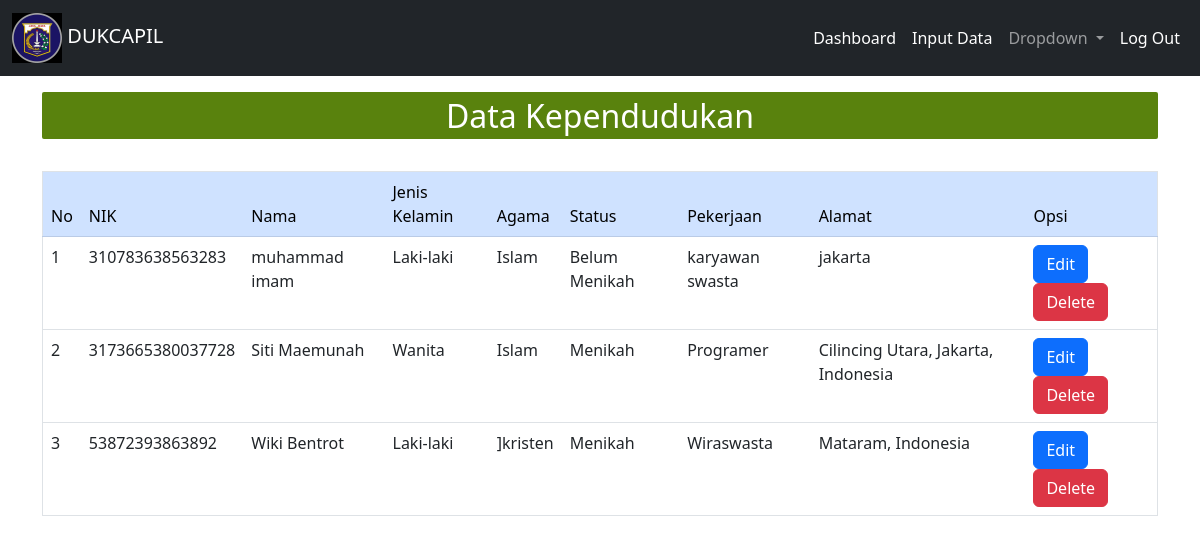
The page /view.php on the database its author committed.
### tables this page shows
CREATE TABLE `dt_penduduk` (
  `nik` varchar(16) NOT NULL,
  `nama` varchar(30) NOT NULL,
  `jenis_kelamin` varchar(10) NOT NULL,
  `agama` varchar(20) NOT NULL,
  `status` varchar(15) NOT NULL,
  `pekerjaan` varchar(20) NOT NULL,
  `alamat` varchar(50) NOT NULL
);

### view.php (the view, shortened to what this page needs)
<!DOCTYPE html>
<html lang="en">
<head>
    <link rel="stylesheet" href="css/bootstrap.min.css" />
</head>
<body>
    <nav class="navbar navbar-expand-lg navbar-dark bg-dark">
        <div class="container-fluid">
            <a class="navbar-brand" href="https://dukcapil.kemendagri.go.id/">
                <img src="img/logocapil.jpg" width="10%"> DUKCAPIL </a>
            <div class="collapse navbar-collapse" id="navbarSupportedContent">
                <ul class="navbar-nav ms-auto mb-2 mb-lg-0">
                    <li class="nav-item">
                        <a class="nav-link active" aria-current="page" href="admin.php">Dashboard</a>
                    </li>
                    <li class="nav-item">
                        <a class="nav-link active" href=" form_input.php">Input Data</a>
                    </li>
                    <li class="nav-item dropdown">
                        <a class="nav-link dropdown-toggle" href="#" role="button" data-bs-toggle="dropdown"
                            aria-expanded="false">
                            Dropdown
                        </a>
                    </li>
                    <li class="nav-item">
                        <a class="nav-link active" href="logout.php">Log Out</a>
                    </li>
                </ul>
            </div>
        </div>
    </nav>
    <div class="container mt-3">
        <h2 style="padding:0.4% 0.8%; background-color: #59820d;
    color:#fff; border-radius: 2px; text-decoration:none" class="text-center">Data Kependudukan</h2><br>
        <table class="table table-hover " border="1" cellspacing="0" width="50%">
            <thead>
                <tr class="table-primary">
                    <td>No</td>
                    <td>NIK</td>
                    <td>Nama</td>
                    <td>Jenis Kelamin</td>
                    <td>Agama</td>
                    <td>Status</td>
                    <td>Pekerjaan</td>
                    <td>Alamat</td>
                    <td>Opsi</td>
                </tr>
            </thead>
            <tbody>
                <?php
                include 'koneksi.php';
                $no = 1;
                $select = mysqli_query($koneksi, "Select * FROM dt_penduduk");
                while ($hasil = mysqli_fetch_array($select)) { ?>
                <tr>
                    <td><?php echo $no++ ?> </td>
                    <td><?php echo $hasil['nik'] ?></td>
                    <td><?php echo $hasil['nama'] ?></td>
                    <td><?php echo $hasil['jenis_kelamin'] ?></td>
                    <td><?php echo $hasil['agama'] ?></td>
                    <td><?php echo $hasil['status'] ?></td>
                    <td><?php echo $hasil['pekerjaan'] ?></td>
                    <td><?php echo $hasil['alamat'] ?></td>
                    <td>
                        <a type='button' class='btn btn-primary'
                            href="form_edit.php?nik=<?php echo $hasil['nik'] ?> ">Edit</a>
                        <a type='button' class='btn btn-danger'
                            href="delete.php?nik=<?php echo $hasil['nik'] ?>">Delete</a>
                    </td>
                </tr>
                <?php } ?>
            </tbody>
        </table>
    </div>
</body>
</html>

### rows shown on the page
dt_penduduk: nik "310783638563283", nama "muhammad imam", jenis_kelamin "Laki-laki", agama "Islam", status "Belum Menikah", pekerjaan "karyawan swasta", alamat "jakarta"
dt_penduduk: nik "3173665380037728", nama "Siti Maemunah", jenis_kelamin "Wanita", agama "Islam", status "Menikah", pekerjaan "Programer", alamat "Cilincing Utara, Jakarta, Indonesia"
dt_penduduk: nik "53872393863892", nama "Wiki Bentrot", jenis_kelamin "Laki-laki", agama "]kristen", status "Menikah", pekerjaan "Wiraswasta", alamat "Mataram, Indonesia"
